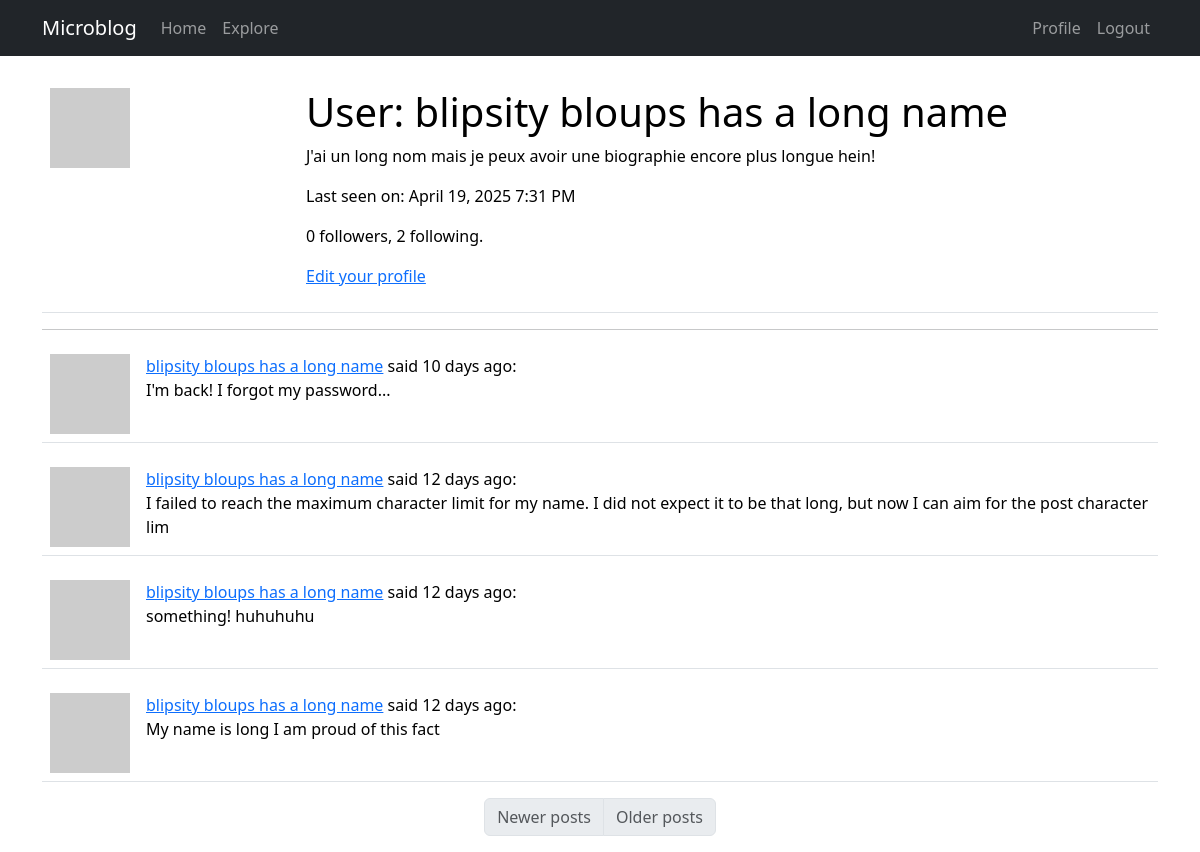
The page /user/blipsity bloups has a long name (signed in) on the database as committed earlier.
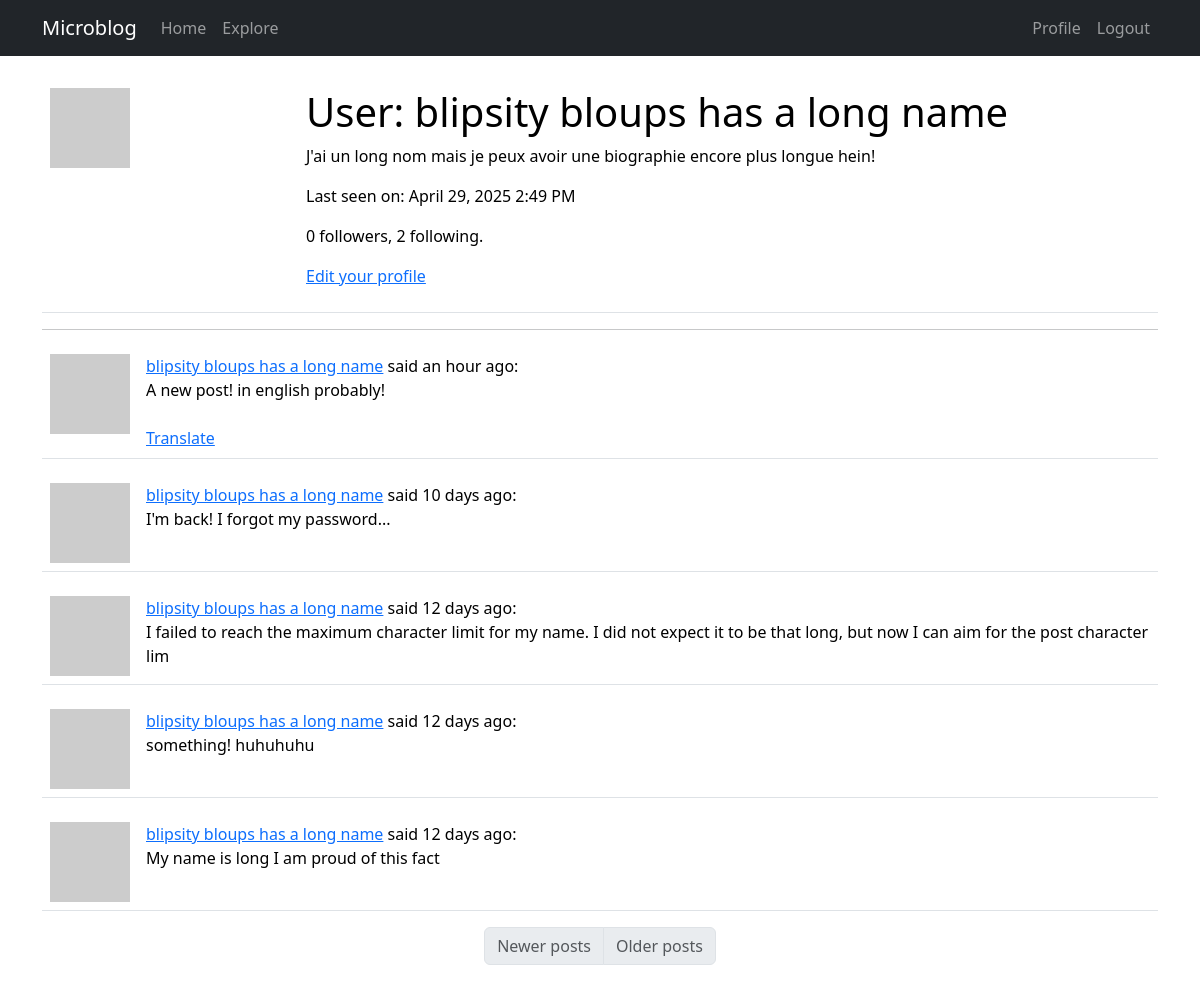
The same page on the database as committed later.
### app/models.py (models this page shows, shortened)
class User(UserMixin, db.Model):
    id: so.Mapped[int] = so.mapped_column(primary_key=True)
    username: so.Mapped[str] = so.mapped_column(sa.String(64), index=True, unique=True)
    email: so.Mapped[str] = so.mapped_column(sa.String(120), index=True, unique=True)
    password_hash: so.Mapped[Optional[str]] = so.mapped_column(sa.String(256))
    posts: so.WriteOnlyMapped["Post"] = so.relationship(back_populates="author")
    about_me: so.Mapped[Optional[str]] = so.mapped_column(sa.String(140))
    last_seen: so.Mapped[Optional[datetime]] = so.mapped_column(
        default=lambda: datetime.now(timezone.utc)
    )
    following: so.WriteOnlyMapped["User"] = so.relationship(
        secondary=followers,
        primaryjoin=(followers.c.follower_id == id),
        secondaryjoin=(followers.c.followed_id == id),
        back_populates="followers",
    )
    followers: so.WriteOnlyMapped["User"] = so.relationship(
        secondary=followers,
        primaryjoin=(followers.c.followed_id == id),
        secondaryjoin=(followers.c.follower_id == id),
        back_populates="following",
    )
    def avatar(self, size):
        digest = md5(self.email.lower().encode("utf-8")).hexdigest()
        return f"https://www.gravatar.com/avatar/{digest}?d=identicon&s={size}"
    def followers_count(self):
        query = sa.select(sa.func.count()).select_from(
            self.followers.select().subquery()
        )
        return db.session.scalar(query)
    def following_count(self):
        query = sa.select(sa.func.count()).select_from(
            self.following.select().subquery()
        )
        return db.session.scalar(query)

class Post(db.Model):
    id: so.Mapped[int] = so.mapped_column(primary_key=True)
    body: so.Mapped[str] = so.mapped_column(sa.String(140))
    timestamp: so.Mapped[datetime] = so.mapped_column(
        index=True, default=lambda: datetime.now(timezone.utc)
    )
    user_id: so.Mapped[int] = so.mapped_column(sa.ForeignKey(User.id), index=True)
    author: so.Mapped[User] = so.relationship(back_populates="posts")
    language: so.Mapped[Optional[str]] = so.mapped_column(sa.String(5))

### app/routes.py (the view)
@app.route("/user/<username>")
@login_required
def user(username):
    user = db.first_or_404(sa.select(User).where(User.username == username))
    page = request.args.get(key="page", default=1, type=int)
    query = user.posts.select().order_by(Post.timestamp.desc())
    posts = db.paginate(
        query, page=page, per_page=app.config["POSTS_PER_PAGE"], error_out=False
    )
    prev_url = (
        url_for("user", username=username, page=posts.prev_num)
        if posts.has_prev
        else None
    )
    next_url = (
        url_for("user", username=username, page=posts.next_num)
        if posts.has_next
        else None
    )
    form = EmptyForm()
    return render_template(
        "user.html",
        title=_("Profile"),
        user=user,
        posts=posts,
        form=form,
        prev_url=prev_url,
        next_url=next_url,
    )

### app/__init__.py (called while the page is built)
def get_locale():
    return "fr"

### app/models.py (called while the page is built)
@login.user_loader
def load_user(id):
    return db.session.get(User, int(id))

### app/routes.py (called while the page is built)
@app.before_request
def before_request():
    if current_user.is_authenticated:
        current_user.last_seen = datetime.now(timezone.utc)
        db.session.commit()
    g.locale = get_locale()

### app/templates/user.html (shortened to what this page needs)
{% extends 'base.html' %}
{% import "bootstrap_wtf.html" as wtf %}
{% block content %}
<table class="table table-hover">
  <tr valign="top">
    <td width="256px"><img src="{{ user.avatar(256) }}"></td>
    <td>
      <h1>{{_("User")}}: {{ user.username }}</h1>
      {% if user.about_me %}
      <p>{{ user.about_me }}</p>
      {% endif %}
      {% if user.last_seen %}
      <p>{{_("Last seen on")}}: {{ moment(user.last_seen).format("LLL") }}</p>
      {% endif %}
      <p>{{ user.followers_count() }} {{_("followers")}}, {{ user.following_count() }} {{_("following")}}.</p>
      {% if user==current_user %}
      <p><a href="{{ url_for('edit_profile') }}">{{_("Edit your profile")}}</a></p>
      {% endif %}
    </td>
  </tr>
</table>
<hr>
{% for post in posts %}
{% include '_post.html' %}
{% endfor %}
<nav aria-label="Post navigation">
  <ul class="pagination justify-content-center">
    <li class="page-item {% if not prev_url %} disabled{% endif %}">
      <a class="page-link" href="{{ prev_url }}">{{_("Newer posts")}}</a>
    </li>
    <li class=" page-item {% if not next_url %} disabled{% endif %}">
        <a class="page-link" href="{{ next_url }}">{{_("Older posts")}}</a>
    </li>
  </ul>
</nav>
{% endblock %}

### app/templates/base.html (shortened to what this page needs)
<!doctype html>
<html lang="en">
<head>
    <link href="https://cdn.jsdelivr.net/npm/bootstrap@5.3.2/dist/css/bootstrap.min.css" rel="stylesheet"
>
</head>
<body>
    <nav class="navbar navbar-expand-lg navbar-dark bg-dark">
        <div class="container">
            <a class="navbar-brand" href="{{ url_for('index') }}">Microblog</a>
            <div class="collapse navbar-collapse" id="navbarSupportedContent">
                <ul class="navbar-nav me-auto mb-2 mb-lg-0">
                    <li class="nav-item">
                        <a class="nav-link" aria-current="page" href="{{ url_for('index') }}">
                            {{_("Home")}}</a>
                    </li>
                    <li class="nav-item">
                        <a class="nav-link" aria-current="page" href="{{ url_for('explore') }}">
                            {{_("Explore")}}</a>
                    </li>
                </ul>
                <ul class="navbar-nav mb-2 mb-lg-0">
                    {% if current_user.is_anonymous %}
                    <li class="nav-item">
                        <a class="nav-link" aria-current="page" href="{{ url_for('login') }}">
                            {{_("Login")}}</a>
                    </li>
                    {% else %}
                    <li class="nav-item">
                        <a class="nav-link" aria-current="page"
                            href="{{ url_for('user', username=current_user.username) }}">
                            {{_("Profile")}}</a>
                    </li>
                    <li class="nav-item">
                        <a class="nav-link" aria-current="page" href="{{ url_for('logout') }}">
                            {{_("Logout")}}</a>
                    </li>
                    {% endif %}
                </ul>
            </div>
        </div>
    </nav>
    <br>
    <div class="container">
        {% block content %}{% endblock %}
    </div>
</body>
</html>

### app/templates/_post.html
<table class="table table-hover">
    <tr valign="top">
        <td width="70px">
            <a href="{{ url_for('user', username=post.author.username) }}">
                <img src="{{ post.author.avatar(36) }}"></a>
        </td>
        <td>
            <a href="{{ url_for('user', username=post.author.username) }}">
                {{ post.author.username }}</a>
            {{_("said")}} {{ moment(post.timestamp).fromNow() }}:
            <br>
            {{ post.body }}
            {% if post.language and post.language != g.locale %}
                <br><br>
                <a href="#">{{_("Translate")}}</a>
            {% endif %}
        </td>
    </tr>
</table>

Rows that differ between the two databases and show on the page:
changed User "blipsity bloups has a long name": last_seen "April 19, 2025 7:31 PM" → "April 29, 2025 2:49 PM"
added Post: author.username "blipsity bloups has a long name", timestamp "an hour ago", body "A new post! in english probably!"
